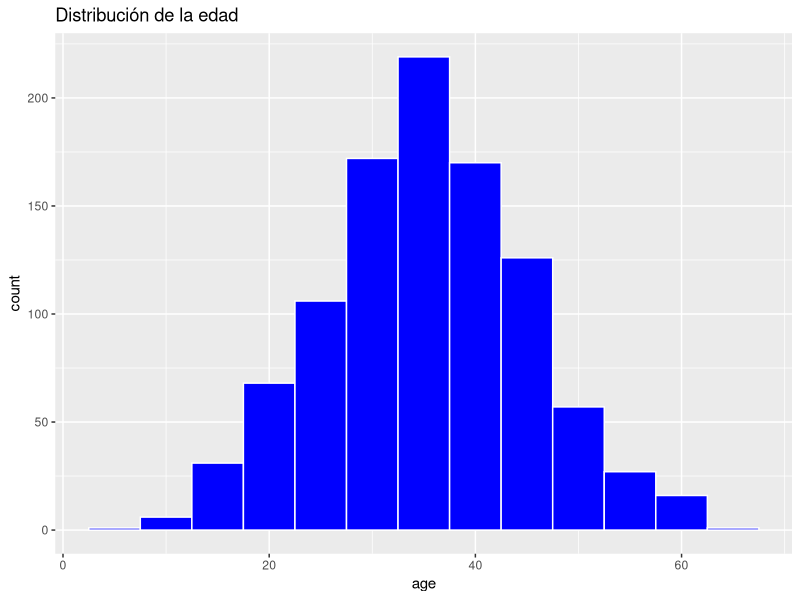
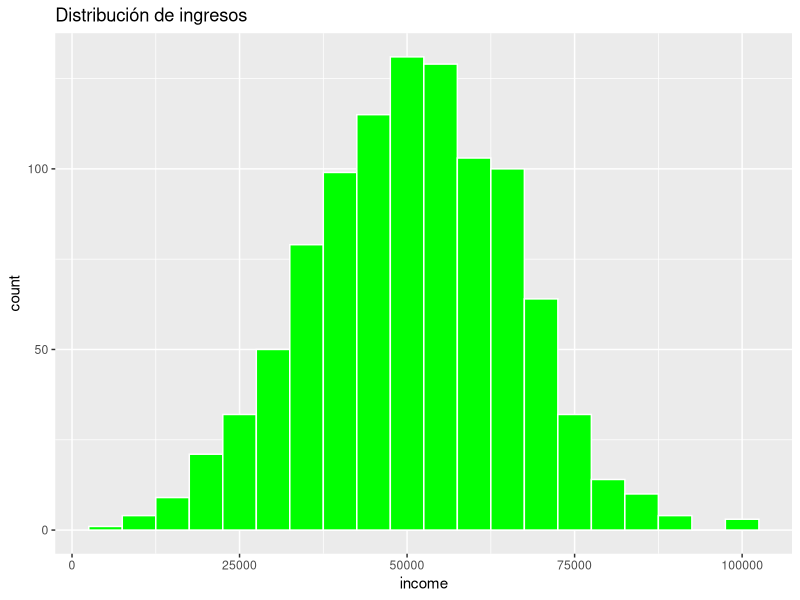
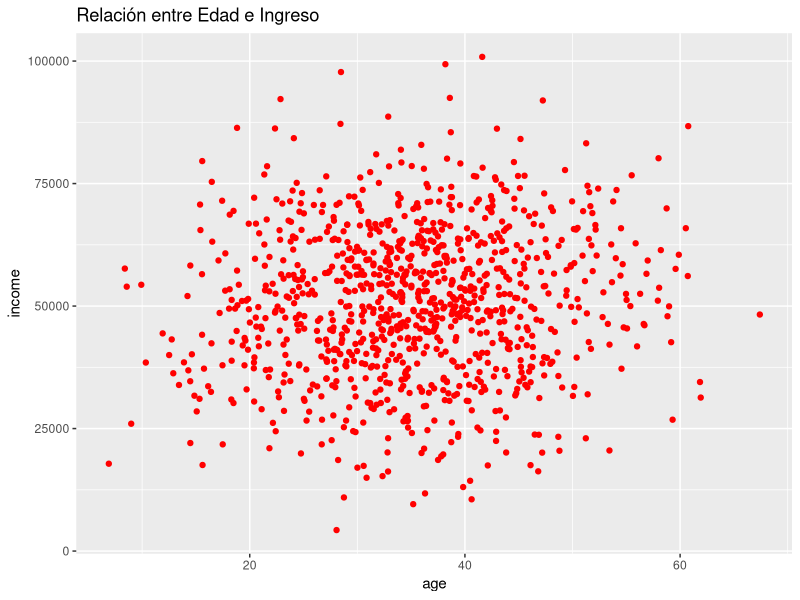
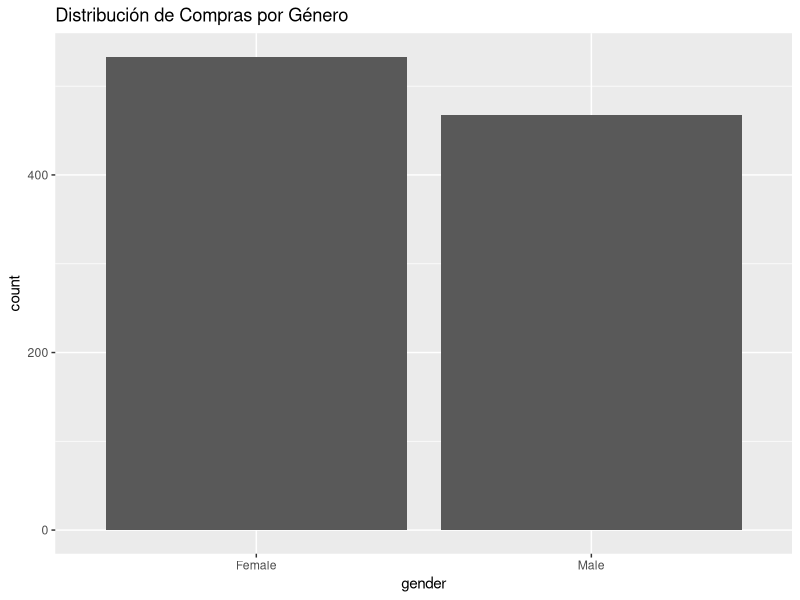
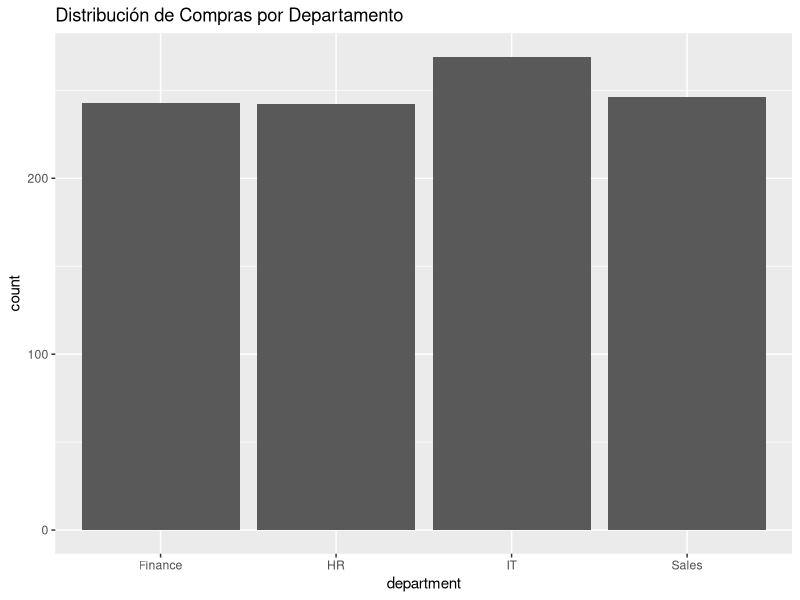

Generate these figures, in order, with R:
# Instalar paquetes necesarios si no están instalados
if(!require(tidyverse)) install.packages("tidyverse")

# Cargar librerías
library(tidyverse)

# Simular un dataset
set.seed(123)
n <- 1000
df <- tibble(
  id = 1:n,
  age = rnorm(n, mean = 35, sd = 10),          # Edad simulada con distribución normal
  income = rnorm(n, mean = 50000, sd = 15000), # Ingreso simulada
  gender = sample(c("Male", "Female"), n, replace = TRUE),  # Variable categórica
  department = sample(c("HR", "IT", "Finance", "Sales"), n, replace = TRUE), # Categórica
  purchased = sample(c(0, 1), n, replace = TRUE) # Variable binaria (target)
)

# Revisar las primeras filas
glimpse(df)

# Resumen estadístico de las variables numéricas
summary(df)

# Ver la estructura del dataset
str(df)

# Verificar valores faltantes
sapply(df, function(x) sum(is.na(x)))

# Tablas de frecuencia para variables categóricas
table(df$gender)
table(df$department)
table(df$purchased)

# Análisis de correlación para variables numéricas
cor(df %>% select(age, income), use = "complete.obs")

# Gráficos: Distribuciones
ggplot(df, aes(x = age)) + 
  geom_histogram(binwidth = 5, fill = "blue", color = "white") +
  labs(title = "Distribución de la edad")

ggplot(df, aes(x = income)) + 
  geom_histogram(binwidth = 5000, fill = "green", color = "white") +
  labs(title = "Distribución de ingresos")

# Gráficos: Relación entre variables numéricas
ggplot(df, aes(x = age, y = income)) +
  geom_point(color = "red") +
  labs(title = "Relación entre Edad e Ingreso")

# Gráficos: Variables categóricas
ggplot(df, aes(x = gender, fill = purchased)) +
  geom_bar(position = "dodge") +
  labs(title = "Distribución de Compras por Género")

ggplot(df, aes(x = department, fill = purchased)) +
  geom_bar(position = "dodge") +
  labs(title = "Distribución de Compras por Departamento")